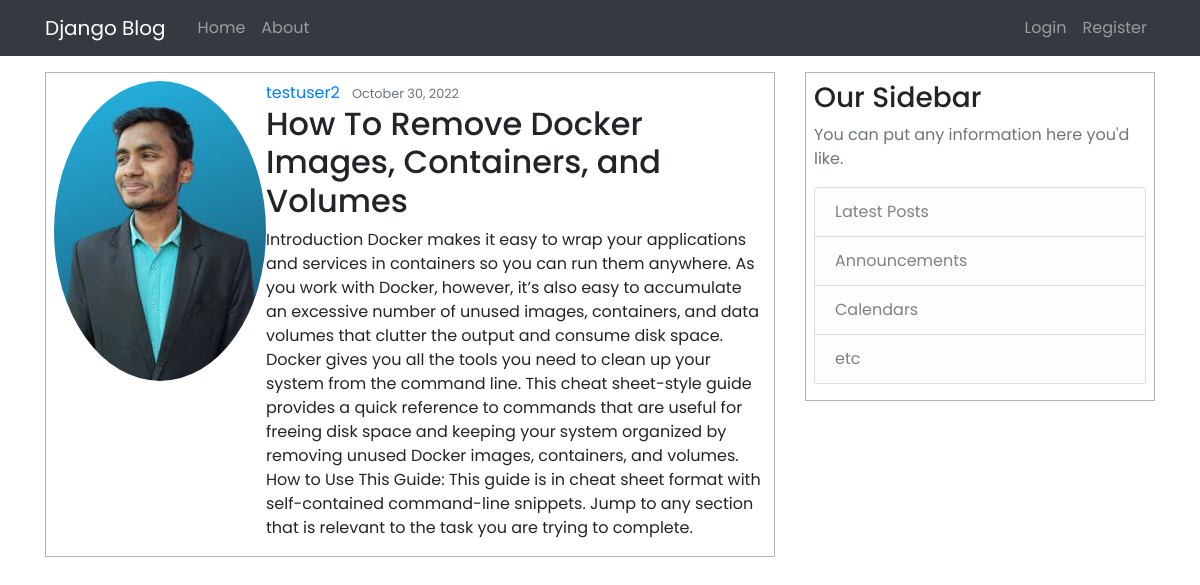
Screenshot of /post/8 with the database file from the repository.
### blog/models.py (models this page shows, shortened)
class Post(models.Model):
    title = models.CharField(max_length=100)
    content = models.TextField()
    last_modified = models.DateTimeField(auto_now=True)
    date_posted = models.DateTimeField(default=timezone.now)
    author = models.ForeignKey(User, on_delete=models.CASCADE)

### users/models.py (models this page shows, shortened)
class Profile(models.Model):
    user = models.OneToOneField(User, on_delete=models.CASCADE)
    image = models.ImageField(default='default.jpg', upload_to='profile_pics')

### blog/views.py (the view)
# urls.py: path('post/<int:pk>', PostDetailView.as_view(), name='post-detail'),
class PostDetailView(DetailView):
    model = Post

### blog/templates/blog/post_detail.html (shortened to what this page needs)
{% extends "blog/base.html" %}
{% block content %}
<article class="media content-section">
    <img class="rounded-circle article-img" src="{{ object.author.profile.image.url }}">
    <div class="media-body">
        <div class="article-metadata">
            <a class="mr-2" href="#">{{ object.author }}</a>
            <small class="text-muted">{{ object.date_posted|date:"F d, Y" }}</small>
        </div>
        <h2 class="article-title">{{ object.title }}</h2>
        <p class="article-content">{{ object.content }}</p>
    </div>
</article>
{% endblock content %}

### blog/static/blog/main.css (style rules this page uses)
body { font-family: 'Poppins', sans-serif; }
.content-section { margin-bottom: 0.5rem; padding: 0.5rem 0.5rem 0 0.5rem; border: 1px solid rgba(0, 0, 0, 0.295); }

### rows the page displays
Post: author.profile.image (picture), author "testuser2", date_posted "October 30, 2022", title "How To Remove Docker Images, Containers, and Volumes", content "Introduction Docker makes it easy to wrap your applications and services in containers so you can run them anywhere. As you work with Docker, however, it’s also easy to accumulate an excessive number of unused images, containers, and data volumes that clutter the output and consume disk space. Docker gives you all the tools you need to clean up your system from the command line. This cheat sheet-style guide provides a quick reference to commands that are useful for freeing disk space and keeping your system organized by removing unused Docker images, containers, and volumes. How to Use This Guide: This guide is in cheat sheet format with self-contained command-line snippets. Jump to any…"
